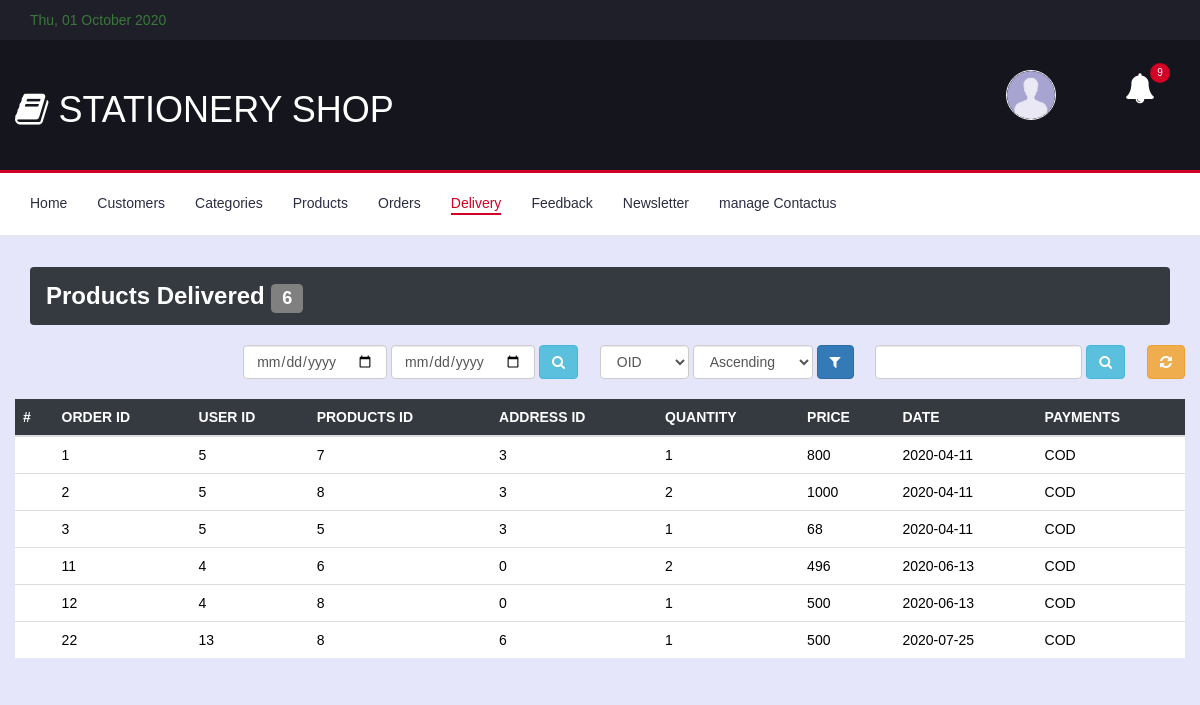
/admin/delivery.php (signed in), run on the app's committed database.
### tables this page shows
CREATE TABLE IF NOT EXISTS `delivery` (
  `OID` int(5) NOT NULL,
  `UID` int(5) NOT NULL,
  `PID` int(5) NOT NULL,
  `ADDID` int(5) NOT NULL,
  `quantity` varchar(3) NOT NULL,
  `price` int(5) NOT NULL,
  `date` varchar(10) NOT NULL,
  `pay_method` varchar(20) NOT NULL,
  PRIMARY KEY (`OID`)
);

### admin/delivery.php (the view, shortened to what this page needs)
<!DOCTYPE html>
<html lang="en">
<head>
	<?php include "header.php";?>
					<ul class="main-nav nav navbar-nav">
						<li><a href="index.php">Home</a></li>
						<li><a href="customer.php">Customers</a></li>
						<li><a href="categories.php">Categories</a></li>
						<li><a href="products.php">Products</a></li>
						<li><a href="orders.php">Orders</a></li>
						<li class="active"><a href="delivery.php">Delivery</a></li>
						<li><a href="feedback.php">Feedback</a></li>
						<li><a href="newsletter.php">Newsletter</a></li>
						<li><a href="manage_contactus.php">manage Contactus</a></li>
					</ul>
				</div>
			</div>
		</nav>
		<div class="section">
			<div class="container">
				<div class="row">
					<?php
						$cmd1 =  mysql_query( "select * from delivery", $conn );
						$cnt = mysql_num_rows( $cmd1 );
					?>
					<div class="col-md-12" >
						<h3 class="alert bg-dark">Products Delivered <div class="label bg-grey"><?php echo $cnt; ?></div></h3>
					</div>
					<div class="col">
						<div class="form-inline pull-right">
							<form name="searchform" method="post" action="">
								<input class="form-control" type="date" name="date1" value="<?php if(isset($_REQUEST['date1'])) echo $_REQUEST['date1']; ?>">
								<input class="form-control" type="date" name="date2" value="<?php if(isset($_REQUEST['date2'])) echo $_REQUEST['date2']; ?>">
								<button type="submit" name="datebtn" class="btn btn-info" data-toggle="tooltip" title="Search date wise"><i class="fa fa-search"></i></button>
									<select class="form-control" name="sort" >
										<option value="OID" <?php if(isset($_REQUEST['sort'])) {if($_REQUEST['sort']=='OID') echo 'selected'; }?> >OID</option>
									</select>
										<select class="form-control" name="order" >
											<option value="" <?php if(isset($_REQUEST['order'])) {if($_REQUEST['order']=='') echo 'selected'; } ?> >Ascending</option>
										</select>
										<button type="submit" name="sbtn" class="btn btn-primary"><i class="fa fa-filter"></i></button>
									<input class="form-control" type="text" name="stext" value="<?php if(isset($_REQUEST['stext'])) echo $_REQUEST['stext']; ?>" />
									<button type="submit" name="sbtn" class="btn btn-info" data-toggle="tooltip" data-placement="top" title="Search row"><i class="fa fa-search"></i></button>
									<a class="btn btn-warning" href=""  data-toggle="tooltip" title="Refresh page"><i class="fa fa-refresh"></i></a>
							</form>
							<br>
						</div>
					</div>
					<table class="table table-hover">
					  <thead class="bg-dark">
						<tr>
							<th scope="col">#</th>
							<th scope="col">ORDER ID</th>
							<th scope="col">USER ID</th>
							<th scope="col">PRODUCTS ID</th>
							<th scope="col">ADDRESS ID</th>
							<th scope="col">QUANTITY</th>
							<th scope="col">PRICE</th>
							<th scope="col">DATE</th>
							<th scope="col">PAYMENTS</th>
						</tr>
					  </thead>
					  <tbody class="bg-light">
						<?php
							if(isset($_POST['sbtn']))
							{
								$stext = $_POST['stext'];
								$sql="select * from delivery where PID like '%$stext%' or pay_method like '%$stext%'";
							}
							else
							{
								$sql="select * from delivery";
							}
							$cmd1 =  mysql_query( $sql, $conn ) or die(mysql_error());
							while( $rset = mysql_fetch_array( $cmd1 ) )
							{
						?>
						<tr>
						 <th></th>
						  <td><?php echo "$rset[0]"; ?></td>
						  <td><?php echo "$rset[1]"; ?></td>
						  <td><?php echo "$rset[2]"; ?></td>
						  <td><?php echo "$rset[3]"; ?></td>
						  <td><?php echo "$rset[4]"; ?></td>
						  <td><?php echo "$rset[5]"; ?></td>
						  <td><?php echo "$rset[6]"; ?></td>
						  <td><?php echo "$rset[7]"; ?></td>
						</tr>
						<?php
							}
						?>
					  </tbody>
					</table>
				</div>
			</div>
		</div>
	</body>
</html>

### css/style.css (style rules this page uses)
body { font-family: 'Montserrat', sans-serif; font-weight: 400; color: #333; }
h1, h2, h3, h4, h5, h6 { color: #2B2D42; font-weight: 700; margin: 0 0 10px; }
a { color: #2B2D42; font-weight: 500; -webkit-transition: 0.2s color; transition: 0.2s color; }
ul, ol { margin: 0; padding: 0; list-style: none }
.section { padding-top: 30px; padding-bottom: 30px; }
.main-nav>li+li { margin-left: 30px }
.main-nav>li>a { padding: 20px 0px; }
.main-nav>li>a:hover, .main-nav>li>a:focus, .main-nav>li.active>a { color: #D10024; background-color: transparent; }
.main-nav>li>a:after { content: ""; display: block; width: 0%; height: 2px; background-color: #D10024; -webkit-transition: 0.2s all; transition: 0.2s all; }
.main-nav>li>a:hover:after, .main-nav>li>a:focus:after, .main-nav>li.active>a:after { width: 100%; }

### admin/header.php (style rules this page uses)
.bg-dark { background-color:#343a40;color:white }
.bg-light { background-color:#fff;color:black }
.bg-lav { background-color:lavender }
.bg-grey { background-color:grey }

### data on the page
delivery: OID "1", UID "5", PID "7", ADDID "3", quantity "1", price "800", date "2020-04-11", pay_method "COD"
delivery: OID "2", UID "5", PID "8", ADDID "3", quantity "2", price "1000", date "2020-04-11", pay_method "COD"
delivery: OID "3", UID "5", PID "5", ADDID "3", quantity "1", price "68", date "2020-04-11", pay_method "COD"
delivery: OID "11", UID "4", PID "6", ADDID "0", quantity "2", price "496", date "2020-06-13", pay_method "COD"
delivery: OID "12", UID "4", PID "8", ADDID "0", quantity "1", price "500", date "2020-06-13", pay_method "COD"
delivery: OID "22", UID "13", PID "8", ADDID "6", quantity "1", price "500", date "2020-07-25", pay_method "COD"

### other printed values
$cnt "6"
